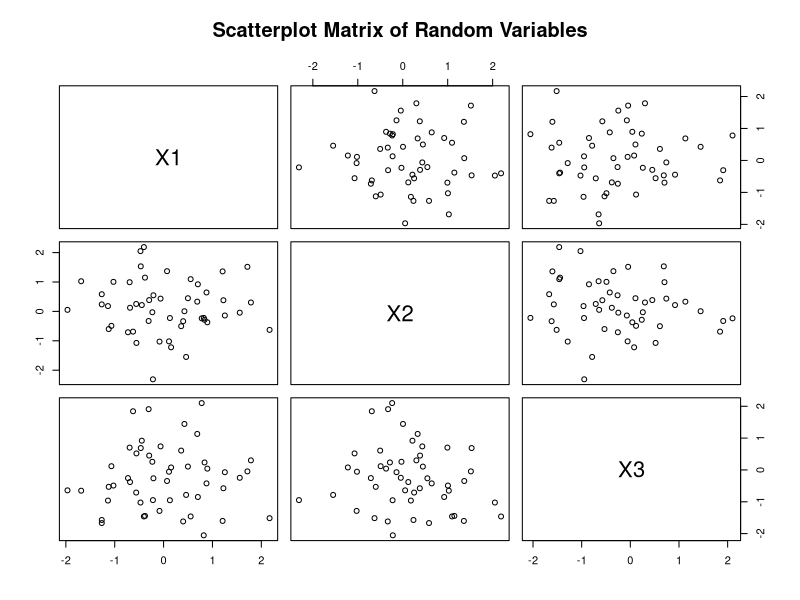

The R source for this figure:
## ---- chunk 1
knitr::opts_chunk$set(echo = TRUE)
## ---- chunk 2
# Create the specified 4×3 matrix
X <- matrix(c(1, 2, 3, 4, 2, 4, 5, 7, 3, 6, 7, 8), nrow = 4, ncol = 3, byrow = FALSE)

# Display the matrix
X
## ---- chunk 3
# Compute the transpose of X
X_t <- t(X)

# Display the transpose
X_t
## ---- chunk 4
# Compute X × X_t (matrix multiplication)
X_prod <- X %*% X_t

# Display the resulting matrix
X_prod
## ---- chunk 5
# Create the invertible matrix Y
Y <- matrix(c(2, 1, 1, 2), nrow = 2, ncol = 2, byrow = TRUE)

# Display Y
Y

# Compute the inverse of Y
Y_inv <- solve(Y)

# Display the inverse
Y_inv

# Verify that Y × Y_inv = I (identity matrix)
Y %*% Y_inv
## ---- chunk 6
# Compute the mean of each column of X
col_means <- colMeans(X)

# Display the column means
col_means
## ---- chunk 7
X
# Standardize X (subtract mean and divide by standard deviation for each column)
X_scaled <- scale(X)

# Display the standardized matrix
X_scaled

# What does scale actually do?

# Compute column means and column sd
X_mean <- colMeans(X)
x_std <- c(sd(X[, 1]), sd(X[, 2]), sd(X[, 3]))

# Initialize a matrix to store the standardized values
X_scaled_manual <- matrix(NA, nrow = 4, ncol = 3)

# Fill in the standardized values manually
X_scaled_manual[, 1] <- (X[, 1] - X_mean[1]) / x_std[1]
X_scaled_manual[, 2] <- (X[, 2] - X_mean[2]) / x_std[2]
X_scaled_manual[, 3] <- (X[, 3] - X_mean[3]) / x_std[3]

# Show result
X_scaled_manual
## ---- chunk 8
# Verify that column means are approximately 0
colMeans(X_scaled)

# Verify that column standard deviations are approximately 1
# Using apply to calculate the standard deviation of each column
apply(X_scaled, 2, sd)
## ---- chunk 9
# Compute the covariance matrix of X
cov_matrix <- cov(X)

# Display the covariance matrix
cov_matrix
## ---- chunk 10
# Compute the correlation matrix of X
cor_matrix <- cor(X)

# Display the correlation matrix
cor_matrix
## ---- chunk 11
# Compute the eigenvalues and eigenvectors of the covariance matrix of X
eig <- eigen(cov_matrix)

# Display the eigenvalues
eig$values

# Display the eigenvectors
eig$vectors
## ---- chunk 12
# Create a diagonal matrix D of eigenvalues
D <- diag(eig$values)

# Extract eigenvector matrix V
V <- eig$vectors

# Verify the decomposition: V %*% D %*% solve(V) should equal cov_matrix
decomp_verification <- V %*% D %*% solve(V)

# Display the result of the verification
decomp_verification

# Check if the original covariance matrix and the decomposition result are approximately equal
all.equal(cov_matrix, decomp_verification)
## ---- chunk 13
# Set seed for reproducibility
set.seed(123)

# Generate a 50×3 matrix with standard normal values
data <- matrix(rnorm(50*3), nrow = 50, ncol = 3)

# Assign column names
colnames(data) <- c("X1", "X2", "X3")

# Display the first few rows of the data
head(data)
## ---- chunk 14
# Create a scatterplot matrix
pairs(data, main = "Scatterplot Matrix of Random Variables")
## ---- chunk 15
# Compute and display the correlation matrix for the randomly generated data
cor(data)
